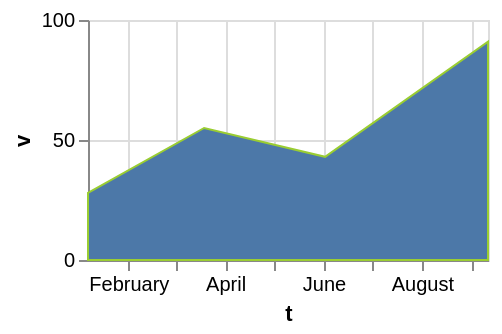

The specification (Vega-Lite) saved for this image:
### Vega-Lite specification from a JSON file in a GitHub repository (floating-point values rounded to 4 significant figures)
{"$schema": "https://vega.github.io/schema/vega-lite/v6.json", "width": 200, "height": 120, "data": {"values": [{"c": "alpha", "v": 28, "w": 3, "t": "2024-01-07"}, {"c": "beta", "v": 55, "w": 7, "t": "2024-03-19"}, {"c": "gamma", "v": 43, "w": 5, "t": "2024-06-02"}, {"c": "delta", "v": 91, "w": 9, "t": "2024-09-11"}]}, "mark": {"type": "area", "stroke": "yellowgreen"}, "encoding": {"x": {"field": "t", "type": "temporal"}, "y": {"field": "v", "type": "quantitative"}}}
